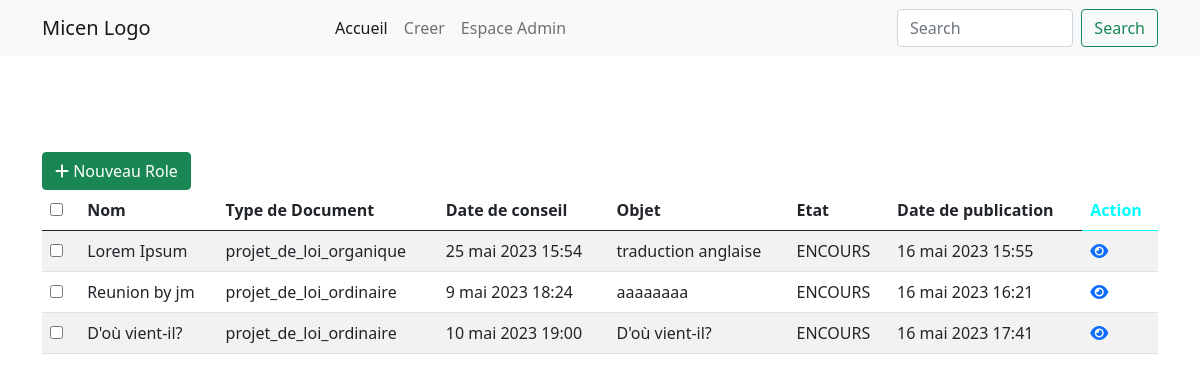
The page / on the database its author committed.
### GestionDeRole/models.py (models this page shows, shortened)
class Roles(models.Model):
    created_at = models.DateTimeField(auto_now_add=True)
    TYPE_DOCUMENT_CHOICES = [
        ('projet_de_loi_ordinaire', 'PROJET DE LOI ORDINAIRE'),
        ('projet_de_loi_organique', 'PROJET DE LOI ORGANIQUE'),
        ('projet_ordonnance', "PROJET D'ORDONNANCE"),
        ('projet_decret', 'PROJET DE DECRET'),
        ('projet_communication', 'PROJET DE COMMUNICATION')
    ]
    nom = models.CharField(("Nom"), max_length=30)
    date_echeance = models.DateField(("Date d'écheance"))
    type_document = models.CharField(
        max_length=70,
        choices=TYPE_DOCUMENT_CHOICES,
        default='projet_de_loi_ordinaire',
        verbose_name='Type Document',
        null=True,
        blank=True
    )
    objet = models.CharField(("Objet"), max_length=500, null=True)
    date_conseil = models.DateTimeField()
    etats = models.CharField(max_length=20, choices=[
        ('N/D', ' Nom demarrer'),
        ('ENCOURS', 'En cours'),
        ('TERMINER', 'Terminer'),
        ('ANNULER', 'Annuler')
        ],
        default='N/D',
        null=True
    )
    economie = models.TextField(("Economie"), max_length=2000, null=True)
    observation_ct = models.TextField(("Observation"), max_length=2000, null=True)
    recommandation = models.TextField(("Recommandation"), max_length=2000, null=True)
    alert_impact = models.TextField(("Alert / Impact"), max_length=2000, null=True)
    commentaire = models.TextField(('COmmentaire Du CT GOORE BI'), max_length=2000, null=True)
    document = models.FileField(
        upload_to='documents/',
        verbose_name='Document',
        null=True,
        blank=True
    )
    class Meta:
        verbose_name = ("Role")
        verbose_name_plural = ("Roles")

### GestionDeRole/views.py (the view)
# urls.py: path('', index, name="home"),
def index(request):
    roles = Roles.objects.all()
    context = {'roles': roles}
    return render(request, 'index.html', context)

### GestionDeRole/templates/index.html (shortened to what this page needs)
{% extends 'base.html' %} {% block content %}
<div class="container container-xl mt-5">
	<div class="table-responsive">
		<div class="table-wrapper">
			<div class="table-title">
				<div class="">
					<a href="{% url 'create' %}" class="btn btn-success"><i class="fa-solid fa-plus"></i>
						<span>Nouveau Role</span></a>
				</div>
			</div>
			<table class="table table-striped table-hover">
				<thead>
					<tr>
						<th>
							<span class="custom-checkbox">
								<input type="checkbox" id="selectAll">
							</span>
						</th>
						<th>Nom</th>
						<th>Type de Document</th>
						<th>Date de conseil</th>
						<th>Objet</th>
						<th>Etat</th>
						<th>Date de publication</th>
						<th class="demo">Action</th>
					</tr>
				</thead>
				<tbody>
					{% for role in roles %}
					<tr>
						<td>
							<span class="custom-checkbox">
								<input type="checkbox" id="checkbox1" name="options[]" value="1">
							</span>
						</td>
						<td>{{ role.nom }}</td>
						<td>{{ role.type_document }}</td>
						<td>{{ role.date_conseil }}</td>
						<td>{{ role.objet }}</td>
						<td>{{ role.etats }}</td>
						<td>{{ role.created_at }}</td>
						<td><a href="{% url 'role_detail' role.id %}" title="plus de detail"><i class="fa-solid fa-eye"></i></a></td>
					</tr>
					{% endfor %}
				</tbody>
			</table>
		</div>
	</div>
</div>
{% endblock %}

### static/css/style.css (style rules this page uses)
.demo { color: aqua; }

### rows shown on the page
Roles: nom "Lorem Ipsum", type_document "projet_de_loi_organique", date_conseil "25 mai 2023 15:54", objet "traduction anglaise", etats "ENCOURS", created_at "16 mai 2023 15:55"
Roles: nom "Reunion by jm", type_document "projet_de_loi_ordinaire", date_conseil "9 mai 2023 18:24", objet "aaaaaaaa", etats "ENCOURS", created_at "16 mai 2023 16:21"
Roles: nom "D'où vient-il?", type_document "projet_de_loi_ordinaire", date_conseil "10 mai 2023 19:00", objet "D'où vient-il?", etats "ENCOURS", created_at "16 mai 2023 17:41"
